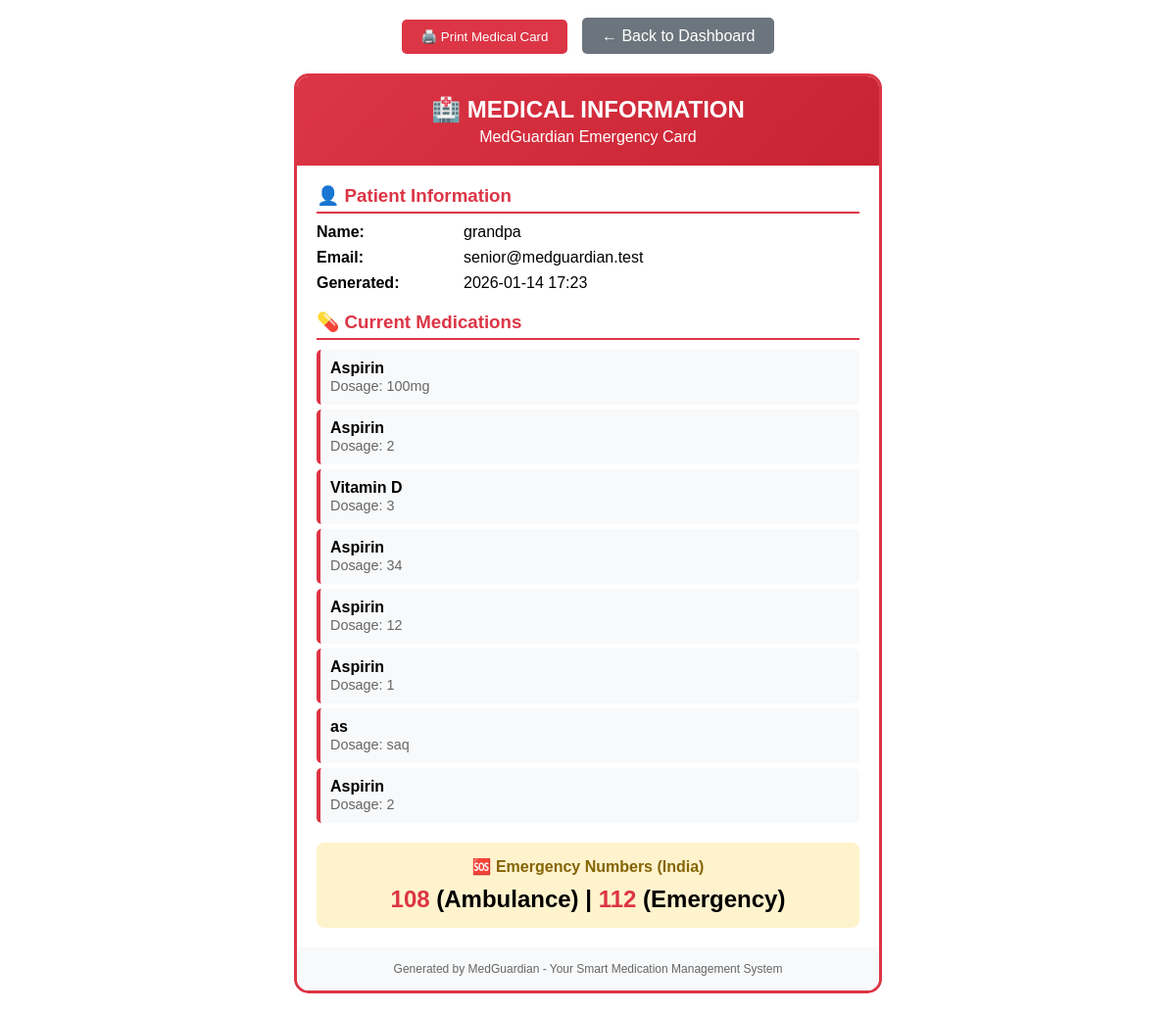
The app's page /emergency/medical-info (signed in) with its own data.
### app/models/auth.py (models this page shows, shortened)
class User(UserMixin, BaseModel):
    __tablename__ = 'user'
    username = db.Column(db.String(100), nullable=False, unique=True, index=True)
    email = db.Column(db.String(100), nullable=False, unique=True, index=True)
    password_hash = db.Column(db.String(200))
    role = db.Column(db.String(20), nullable=False, default='senior', index=True)
    telegram_chat_id = db.Column(db.String(50), nullable=True, unique=True)
    reset_token = db.Column(db.String(100), nullable=True, unique=True)
    reset_token_expiry = db.Column(db.DateTime, nullable=True)
    email_verified = db.Column(db.Boolean, default=False)
    email_verification_token = db.Column(db.String(100), nullable=True, unique=True)
    camera_auto_accept = db.Column(db.Boolean, default=False)
    medications = db.relationship('Medication', backref='user', lazy=True, cascade='all, delete-orphan')

### app/models/medication.py (models this page shows, shortened)
class Medication(BaseModel):
    __tablename__ = 'medication'
    name = db.Column(db.String(100), nullable=False, index=True)
    dosage = db.Column(db.String(50), nullable=False)
    frequency = db.Column(db.String(50), nullable=False)
    instructions = db.Column(db.Text)
    user_id = db.Column(db.Integer, db.ForeignKey('user.id', ondelete='CASCADE'), nullable=False, index=True)
    morning = db.Column(db.Boolean, default=False)
    afternoon = db.Column(db.Boolean, default=False)
    evening = db.Column(db.Boolean, default=False)
    night = db.Column(db.Boolean, default=False)
    reminder_enabled = db.Column(db.Boolean, default=True)
    reminder_sound = db.Column(db.Boolean, default=True)
    reminder_voice = db.Column(db.Boolean, default=True)
    custom_reminder_times = db.Column(db.String(200))
    start_date = db.Column(db.Date, index=True)
    end_date = db.Column(db.Date, index=True)
    priority = db.Column(db.String(20), default='normal', index=True)
    custom_times = db.Column(db.String(200))  # JSON string for custom times
    barcode = db.Column(db.String(100), nullable=True, index=True)  # UPC/EAN/QR code
    reference_image_path = db.Column(db.String(500), nullable=True)  # Path to reference photo
    image_features = db.Column(db.Text, nullable=True)  # JSON: color histogram, shape features
    label_text = db.Column(db.Text, nullable=True)  # OCR extracted text from label
    reference_images = db.Column(db.Text, nullable=True)  # JSON: ["base64img1", "base64img2", ...]
    background_image = db.Column(db.Text, nullable=True)  # Background-only capture for subtraction
    ai_trained = db.Column(db.Boolean, default=False)  # True if user completed AI training

### app/routes/emergency.py (the view)
@emergency.route('/medical-info')
@login_required
def medical_info():
    medications = Medication.query.filter_by(user_id=current_user.id).all()
    emergency_contacts = EmergencyContact.query.filter_by(user_id=current_user.id)\
        .order_by(EmergencyContact.priority).all()
    return render_template('emergency/medical_info.html',
                         user=current_user,
                         medications=medications,
                         emergency_contacts=emergency_contacts,
                         now=datetime.now())

### app/templates/emergency/medical_info.html (shortened to what this page needs)
<!DOCTYPE html>
<html lang="en">
<head>
</head>
<body>
    <div class="no-print" style="text-align: center; margin-bottom: 20px;">
        <button onclick="window.print()"
            style="padding: 10px 20px; background: #dc3545; color: white; border: none; border-radius: 5px; cursor: pointer;">
            🖨️ Print Medical Card
        </button>
        <a href="{{ url_for('main.dashboard') }}"
            style="padding: 10px 20px; background: #6c757d; color: white; border: none; border-radius: 5px; text-decoration: none; margin-left: 10px;">
            ← Back to Dashboard
        </a>
    </div>
    <div class="medical-card">
        <div class="header">
            <h1>🏥 MEDICAL INFORMATION</h1>
            <p>MedGuardian Emergency Card</p>
        </div>
        <div class="content">
            <div class="section">
                <h3>👤 Patient Information</h3>
                <div class="info-row">
                    <span class="info-label">Name:</span>
                    <span>{{ user.username }}</span>
                </div>
                <div class="info-row">
                    <span class="info-label">Email:</span>
                    <span>{{ user.email }}</span>
                </div>
                <div class="info-row">
                    <span class="info-label">Generated:</span>
                    <span>{{ now.strftime('%Y-%m-%d %H:%M') if now else 'N/A' }}</span>
                </div>
            </div>
            <div class="section">
                <h3>💊 Current Medications</h3>
                {% if medications %}
                <ul class="medication-list">
                    {% for med in medications %}
                    <li>
                        <span class="medication-name">{{ med.name }}</span>
                        <br>
                        <span class="medication-dosage">
                            Dosage: {{ med.dosage }}
                        </span>
                    </li>
                    {% endfor %}
                </ul>
                {% else %}
                <p>No medications registered.</p>
                {% endif %}
            </div>
            <div class="emergency-numbers">
                <h4>🆘 Emergency Numbers (India)</h4>
                <div class="numbers">
                    <span style="color: #dc3545;">108</span> (Ambulance) |
                    <span style="color: #dc3545;">112</span> (Emergency)
                </div>
            </div>
        </div>
        <div class="footer">
            Generated by MedGuardian - Your Smart Medication Management System
        </div>
    </div>
</body>
</html>

### app/templates/emergency/medical_info.html (style rules this page uses)
* { margin: 0; padding: 0; box-sizing: border-box; }
body { font-family: Arial, sans-serif; padding: 20px; background: white; }
.medical-card { max-width: 600px; margin: 0 auto; border: 3px solid #dc3545; border-radius: 15px; overflow: hidden; }
.header { background: linear-gradient(135deg, #dc3545, #c82333); color: white; padding: 20px; text-align: center; }
.header h1 { font-size: 24px; margin-bottom: 5px; }
.content { padding: 20px; }
.section { margin-bottom: 20px; }
.section h3 { color: #dc3545; border-bottom: 2px solid #dc3545; padding-bottom: 5px; margin-bottom: 10px; }
.info-row { display: flex; margin-bottom: 8px; }
.info-label { font-weight: bold; width: 150px; }
.medication-list { list-style: none; }
.medication-list li { background: #f8f9fa; padding: 10px; margin-bottom: 5px; border-radius: 5px; border-left: 4px solid #dc3545; }
.medication-name { font-weight: bold; }
.medication-dosage { color: #666; font-size: 0.9em; }
.emergency-numbers { background: #fff3cd; padding: 15px; border-radius: 8px; text-align: center; }
.emergency-numbers h4 { color: #856404; }
.emergency-numbers .numbers { font-size: 24px; font-weight: bold; margin-top: 10px; }
.footer { text-align: center; padding: 15px; background: #f8f9fa; font-size: 12px; color: #666; }

### records on screen
User: username "grandpa", email "senior@medguardian.test"
Medication: name "Aspirin", dosage "100mg"
Medication: name "Aspirin", dosage "2"
Medication: name "Vitamin D", dosage "3"
Medication: name "Aspirin", dosage "34"
Medication: name "Aspirin", dosage "12"
Medication: name "Aspirin", dosage "1"
Medication: name "as", dosage "saq"
Medication: name "Aspirin", dosage "2"
